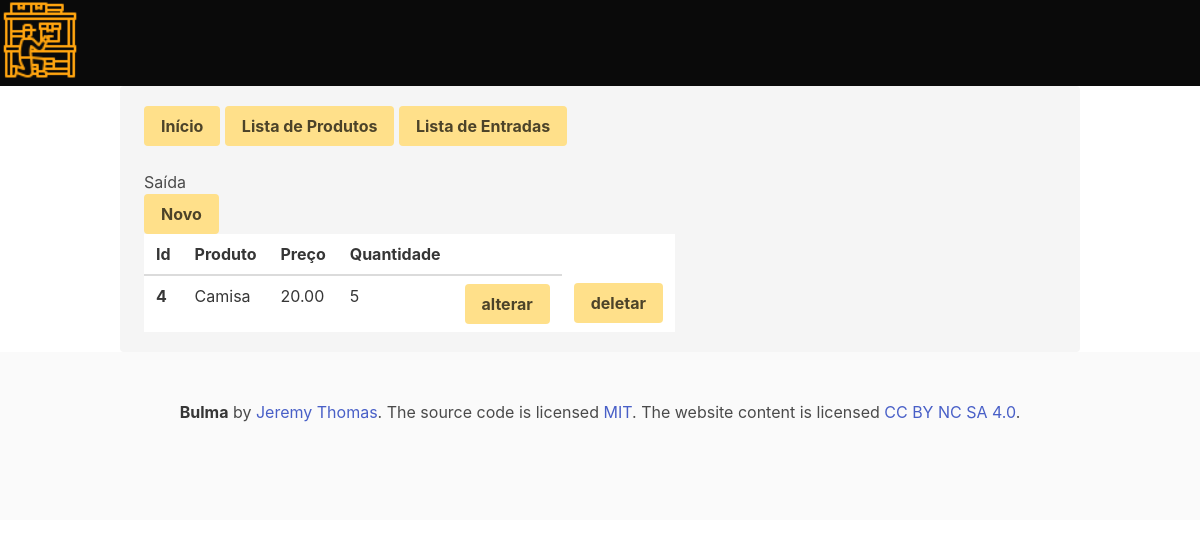
The page /saida/list_saida/ on the database as committed earlier.
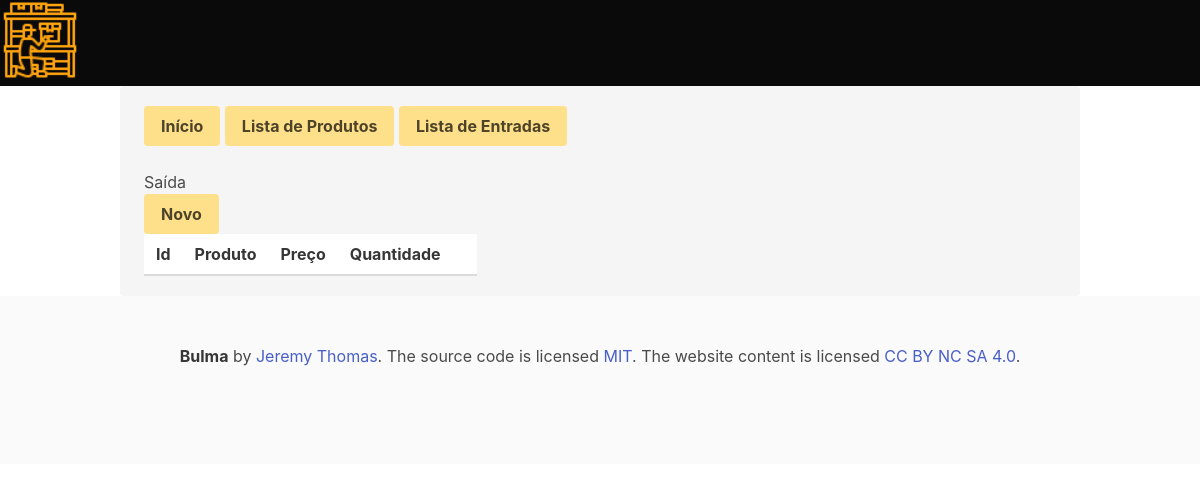
The same page on the database as committed later.
### saida/models.py (models this page shows, shortened)
class Saidas(models.Model):
    produto = models.ForeignKey(Produtos, on_delete=models.CASCADE, verbose_name="Produto")
    quantidade = models.IntegerField("Quantidade", default=0)
    preco = models.DecimalField("Preço", decimal_places=2, max_digits=8, default=0)
    retirado = models.DateTimeField("Retirado em", auto_now_add=True)
    modificado = models.DateTimeField("Modificado em", auto_now=True)
    class Meta:
        verbose_name = 'Saida'
        verbose_name_plural = 'Saidas'
        ordering = ['produto']

### produto/models.py (models this page shows, shortened)
class Produtos(models.Model):
    produto = models.CharField('Produto', max_length=200)
    cor = models.ForeignKey(Cores, on_delete=models.PROTECT, verbose_name='Cor')
    descricao = models.TextField('Descrição', blank=True)
    preco = models.DecimalField('Preço', decimal_places=2, max_digits=8, default=0)
    quantidade = models.FloatField('Quantidade', default=0)
    criado = models.DateTimeField('Criado em', auto_now_add=True)
    modificado = models.DateTimeField('Modificado em', auto_now=True)
    def __str__(self):
        return self.produto

### saida/views.py (the view)
# urls.py: path('list_saida/', list_saida, name='list_saida'),
def list_saida(request):
    saidas = Saidas.objects.all()
    template_name = 'list_saida.html'
    context = {
        'saidas': saidas,
    }
    return render(request, template_name, context)

### saida/templates/list_saida.html
{% extends 'base.html' %}
{% block product %}
<p>
    <a class="button is-warning" href="{% url 'index' %}"><b>Início</b></a>
    <a class="button is-warning" href="{% url 'produto:list_produto' %}"><b>Lista de Produtos</b></a>
    <a class="button is-warning" href="{% url 'entrada:list_entrada' %}"><b>Lista de Entradas</b></a> <br><br>
    <h1>Saída</h1>
    <a class="button is-warning" href="{% url 'saida:new_saida' %}"><b>Novo</b></a>
</p>
<table class="table">
    <thead>
        <tr>
            <th>Id</th>
            <th>Produto</th>
            <th>Preço</th>
            <th>Quantidade</th>
            <th></th>
        </tr>
    </thead>
    <tbody>
        {% for saida in saidas %}
        <tr>
            <th>{{ saida.id }}</th>
            <td>{{ saida.produto }}</td>
            <td>{{ saida.produto.preco }}</td>
            <td>{{ saida.quantidade }}</td>
            <td><a class="button is-warning" href="{% url 'saida:update_saida' saida.id %}"><b>alterar</b></a></td>
            <td><a class="button is-warning" href="{% url 'saida:delete_saida' saida.id %}"><b>deletar</b></a></td>
        </tr>
        {% endfor %}
    </tbody>
</table>
{% endblock %}

Rows that differ between the two databases and show on the page:
removed Saidas: id "4", produto "Camisa", produto.preco "20.00", quantidade "5"
